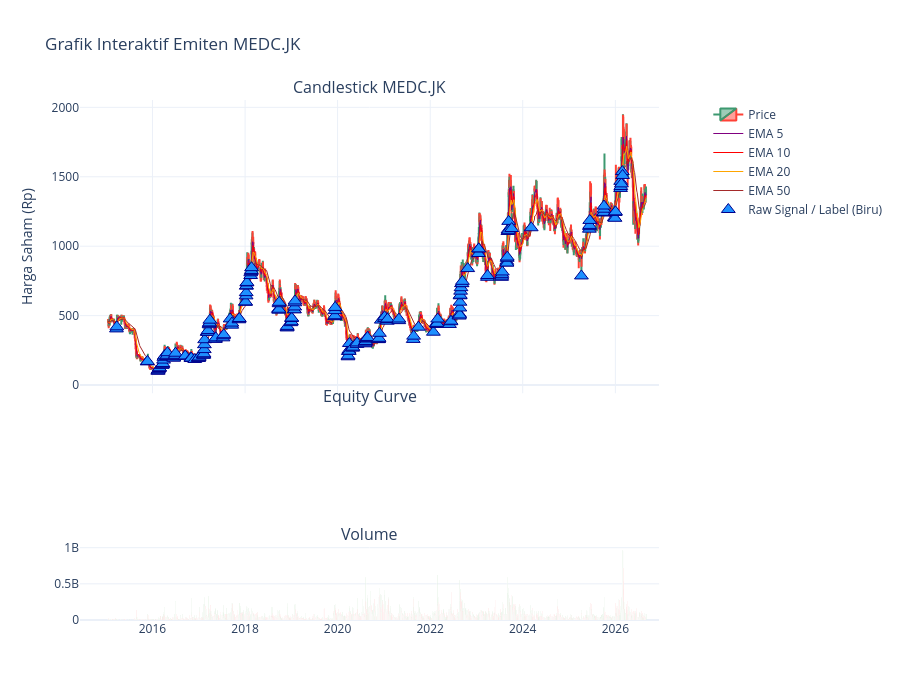

Notebook code cell kept with this figure:
### Markdown cell above
## Deep Analysis

### Code cell
df_dummy_pred = df.copy()
df_dummy_pred['raw_buy_signal'] = df['is_dip'] == 1

signal_counts = df_dummy_pred['raw_buy_signal'].value_counts()
total_days = len(df_dummy_pred)
n_buy = signal_counts.get(True, 0)
n_no_buy = signal_counts.get(False, 0)
n_nan = df_dummy_pred['raw_buy_signal'].isna().sum()
print("=== Distribusi Sinyal 'raw_buy_signal' ===")
print(f"  Total               : {total_days} hari (100.0%)")
print(f"  False (Bukan Sinyal): {n_no_buy} hari ({n_no_buy/total_days*100:.1f}%)")
print(f"  True  (Sinyal Beli) : {n_buy} hari ({n_buy/total_days*100:.1f}%)")
print(f"  NaN                 : {n_nan} hari\n")

plot_interactive_candlestick(
    df=df_dummy_pred, 
    ticker_name=TICKER, 
    predictions_df=df_dummy_pred,
    show_raw_buy_signals=True
)

### Figure 1 — Plotly figure (JSON) as saved in the notebook; plotly's stock layout.template omitted (floating-point values rounded to 4 significant figures; data arrays with more than 128 entries replaced by an {"elided": "..."} marker saying what was removed)
{"data": [{"close": {"elided": "2786 float values"}, "high": {"elided": "2786 float values"}, "low": {"elided": "2786 float values"}, "name": "Price", "open": {"elided": "2786 float values"}, "type": "candlestick", "x": {"elided": "2786 str values"}, "xaxis": "x", "yaxis": "y"}, {"hovertemplate": "EMA 5: Rp%{y:,.0f}<extra></extra>", "line": {"color": "purple", "width": 1}, "mode": "lines", "name": "EMA 5", "type": "scatter", "x": {"elided": "2786 str values"}, "xaxis": "x", "y": {"elided": "2786 float values"}, "yaxis": "y"}, {"hovertemplate": "EMA 10: Rp%{y:,.0f}<extra></extra>", "line": {"color": "red", "width": 1}, "mode": "lines", "name": "EMA 10", "type": "scatter", "x": {"elided": "2786 str values"}, "xaxis": "x", "y": {"elided": "2786 float values"}, "yaxis": "y"}, {"hovertemplate": "EMA 20: Rp%{y:,.0f}<extra></extra>", "line": {"color": "orange", "width": 1}, "mode": "lines", "name": "EMA 20", "type": "scatter", "x": {"elided": "2786 str values"}, "xaxis": "x", "y": {"elided": "2786 float values"}, "yaxis": "y"}, {"hovertemplate": "EMA 50: Rp%{y:,.0f}<extra></extra>", "line": {"color": "brown", "width": 1}, "mode": "lines", "name": "EMA 50", "type": "scatter", "x": {"elided": "2786 str values"}, "xaxis": "x", "y": {"elided": "2786 float values"}, "yaxis": "y"}, {"hovertemplate": "%{text}<extra></extra>", "marker": {"color": "dodgerblue", "line": {"color": "darkblue", "width": 1}, "size": 12, "symbol": "triangle-up"}, "mode": "markers", "name": "Raw Signal / Label (Biru)", "text": {"elided": "203 str values"}, "type": "scatter", "x": {"elided": "203 str values"}, "xaxis": "x", "y": {"elided": "203 float values"}, "yaxis": "y"}, {"marker": {"color": {"elided": "2786 str values"}}, "name": "Volume", "showlegend": false, "type": "bar", "x": {"elided": "2786 str values"}, "xaxis": "x3", "y": {"elided": "2786 float values"}, "yaxis": "y4"}], "layout": {"annotations": [{"font": {"size": 16}, "showarrow": false, "text": "Candlestick MEDC.JK", "x": 0.47, "xanchor": "center", "xref": "paper", "y": 1, "yanchor": "bottom", "yref": "paper"}, {"font": {"size": 16}, "showarrow": false, "text": "Equity Curve", "x": 0.47, "xanchor": "center", "xref": "paper", "y": 0.406, "yanchor": "bottom", "yref": "paper"}, {"font": {"size": 16}, "showarrow": false, "text": "Volume", "x": 0.47, "xanchor": "center", "xref": "paper", "y": 0.141, "yanchor": "bottom", "yref": "paper"}], "height": 700, "hovermode": "closest", "title": {"text": "Grafik Interaktif Emiten MEDC.JK"}, "xaxis": {"anchor": "y", "domain": [0, 0.94], "matches": "x3", "rangeslider": {"visible": false}, "showticklabels": false}, "xaxis2": {"anchor": "y3", "domain": [0, 0.94], "matches": "x3", "showticklabels": false}, "xaxis3": {"anchor": "y4", "domain": [0, 0.94]}, "yaxis": {"anchor": "x", "domain": [0.436, 1], "title": {"text": "Harga Saham (Rp)"}}, "yaxis2": {"anchor": "x", "overlaying": "y", "side": "right"}, "yaxis3": {"anchor": "x2", "domain": [0.171, 0.406]}, "yaxis4": {"anchor": "x3", "domain": [0, 0.141]}}}
